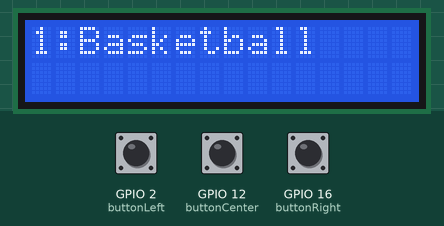
The sketch below on a simulated ESP8266 (NodeMCU). On the bench: 16×2 character LCD. The inputs (shaded band) are chosen by the test bench; at power-on: GPIO 12 (buttonCenter) LOW, GPIO 16 (buttonRight) LOW, GPIO 2 (buttonLeft) LOW. WiFi joins after 1.5 s; servers stay silent unless stated; uploads are accepted with an empty reply; what the sketch prints to the serial monitor is not drawn.

Above: at 2.7 s.
2.8 s: GPIO 12 (buttonCenter) pulled HIGH for 3.2 s
At 7.1 s:
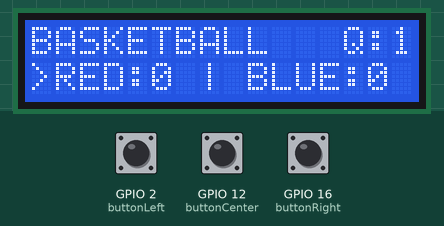
7.5 s: GPIO 16 (buttonRight) pulled HIGH for 1 s
At 9.6 s:
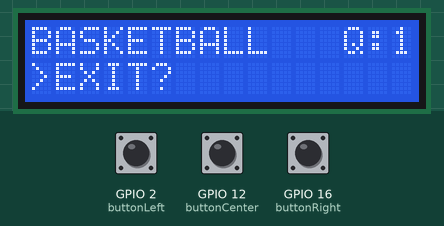
10.1 s: GPIO 2 (buttonLeft) pulled HIGH for 0.25 s
At 11.4 s:
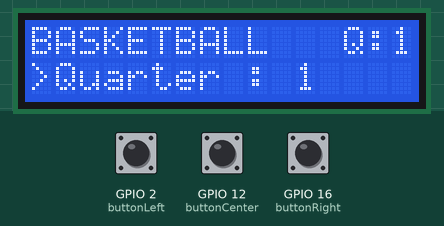
11.9 s: GPIO 12 (buttonCenter) pulled HIGH for 0.25 s
At 13.2 s:
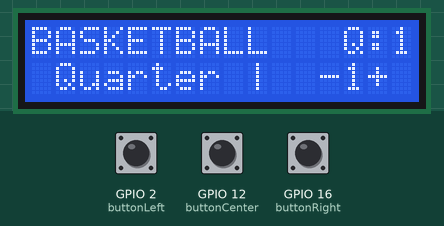
13.9 s: GPIO 16 (buttonRight) pulled HIGH for 0.25 s
At 15.4 s:
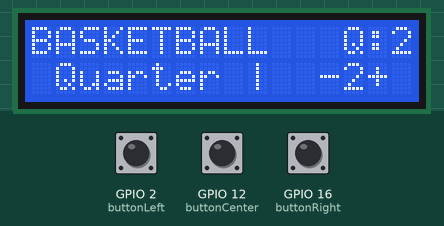
15.7 s: GPIO 2 (buttonLeft) pulled HIGH for 0.25 s
At 16.8 s:
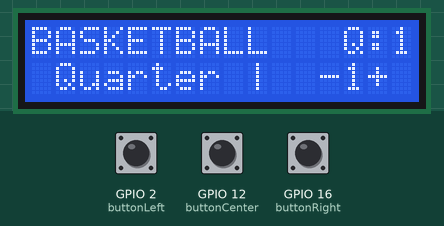
Timing chart, 0 to 18.7 s (numbered marks = the images above; inputs shaded):
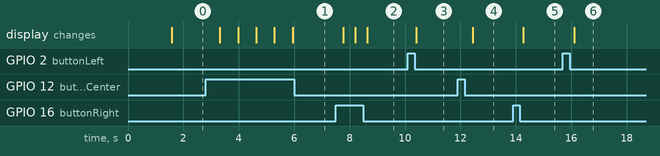

Measured:
- after the input at 2.8 s, the display: changes after 0.52 s (image 1)
- after the input at 7.5 s, the display: first changes after 0.28 s (image 2 shows a later state)
- after the input at 10.1 s, the display: changes after 0.31 s (image 3)
- after the input at 11.9 s, the display: changes after 0.55 s (image 4)
- after the input at 13.9 s, the display: changes after 0.38 s (image 5)
- after the input at 15.7 s, the display: changes after 0.40 s (image 6)

The sketch:

Scoreboard_Project.ino
```cpp
#include <Wire.h>
#include <LiquidCrystal_I2C.h>
#include <ESP8266WiFi.h>          //https://github.com/esp8266/Arduino
#include <DNSServer.h>
#include <ESP8266WebServer.h>
#include <WiFiManager.h>         //https://github.com/tzapu/WiFiManager
#include <ESP8266HTTPClient.h>
LiquidCrystal_I2C lcd(0x27, 16, 2);

WiFiClient Client;

int buttonRight = 16; // D0
int buttonRight_C = 0;

int buttonCenter = 12; //D5
int buttonCenter_C = 0;

int buttonLeft = 2; // D4
int buttonLeft_C = 0;

  int Menu = 0;
  int selectMenu = 0;
  int redscore = 0;
  int bluescore = 0;
  int selectTeam = 0;
  int selectedTeam = 0;
  int socreComplete = 0;
  int quarter = 1;
  int ballTime = 0;
  int endSport = 0;

void setup()
{
  Serial.begin(9600);
  Serial.println("System Start");
  Serial.println(Menu);
  lcd.begin();
  lcd.backlight();
  lcd.clear();

  pinMode(buttonRight, INPUT);
  pinMode(buttonCenter, INPUT);
  pinMode(buttonLeft, INPUT);

  //lcd.setCursor(0, 0); // กำหนดตำแหน่งเคอร์เซอร์ที่ แถวที่ 0 บรรทัดที่ 0
  //lcd.print("ArduinoAll TEST"); //พิมพ์ข้อความ
  //lcd.setCursor(2, 1); // กำหนดตำแหน่งเคอร์เซอร์ที่ แถวที่ 2 บรรทัดที่ 1
  //lcd.print("arduinoall.com"); //พิมพ์ข้อความ "arduinoall.com"
  //lcd.display();        //เปิดหน้าจอ
  //lcd.backlight();      //เปิดไฟ backlight
  //lcd.clear();          //ล้างหน้าจอ
  //lcd.setCursor(0, 0);  //ตั่งค่าcursor
  //lcd.print("num = ");    //แสดงข้อข้อความ

  WiFiManager wm;
  wm.autoConnect("AutoConnectAP");
  Serial.println("Connected");

}
void loop()
{
  buttonRight_C = digitalRead(buttonRight);
  buttonCenter_C = digitalRead(buttonCenter);
  buttonLeft_C = digitalRead(buttonLeft);

  if (buttonRight_C == HIGH)
  {
    Serial.println("Right Press");
    if(selectMenu == 0){Menu = Menu + 1;}

    if(selectMenu == 1 && selectedTeam == 0){selectTeam = selectTeam + 1;}

    if(selectedTeam == 1 && selectTeam == 1){bluescore = bluescore + 1;}

    if(selectedTeam == 1 && selectTeam == 0){redscore = redscore + 1;}

    if(selectedTeam == 1 && selectTeam == 2){quarter = quarter + 1;}

    if(selectedTeam == 1 && selectTeam == 2){ballTime = ballTime + 1;}

    delay(200);
  }

  if (buttonLeft_C == HIGH)
  {

    Serial.println("Left Press");

    if(selectMenu == 0){Menu = Menu - 1;}

    if(selectMenu == 1 && selectedTeam == 0){selectTeam = selectTeam - 1;}

    if(selectedTeam == 1 && selectTeam == 1){bluescore = bluescore - 1;}

    if(selectedTeam == 1 && selectTeam == 0){redscore = redscore - 1;}

    if(selectedTeam == 1 && selectTeam == 2){quarter = quarter - 1;}

    if(selectedTeam == 1 && selectTeam == 2){ballTime = ballTime - 1;}

    delay(200);
  }

  if (buttonCenter_C == HIGH)
  {
    Serial.println("Center Press");

    UpToDatabase();

    if(selectMenu == 0)
    {
      selectMenu = 1;
    }
    else if(selectMenu == 1)
    {
      selectedTeam = 1;
    }

    if (selectedTeam == 1 && socreComplete == 1)
    {
      selectedTeam = 0;
      selectTeam = 0;
      socreComplete = 0;
    }


    if (selectedTeam == 1 && selectTeam == 3)
    {
      endSport = 1;
      UpToDatabase();

      Menu = 0;
      selectMenu = 0;
      redscore = 0;
      bluescore = 0;
      selectTeam = 0;
      selectedTeam = 0;
      socreComplete = 0;
      quarter = 1;
      ballTime = 0;
      endSport = 0;
      Serial.println("ClearData");
    }

    delay(200);
  }

  if(Menu == 0 && selectMenu == 0)
  {
    lcd.clear();
    lcd.setCursor(0, 0);
    lcd.print("1:Basketball");
    delay(200);
  }

  if(Menu == 1 && selectMenu == 0)
  {
    lcd.clear();
    lcd.setCursor(0, 0);
    lcd.print("2:Football");
    delay(200);
  }

//Sport Limit
  if(Menu == -1 || Menu == 2)
  {
    if(Menu == -1){Menu = 0;}
    if(Menu == 2){Menu = 1;}
  }

//Select Limit
  if(selectTeam == -1 || selectTeam == 4)
  {
    if(selectTeam == -1){selectTeam = 0;}
    if(selectTeam == 4){selectTeam = 3;}
  }

//Quter Limit
  if(quarter <= 0 || quarter >= 5)
  {
    if(quarter <= 0){quarter = 1;}
    if(quarter >= 5){quarter = 4;}
  }

//Score Limit
  if(redscore == -1 || bluescore == -1)
  {
    if(redscore == -1){redscore = 0;}
    if(bluescore == -1){bluescore = 0;}
  }

//Ball Limit
  if(ballTime == -1 || ballTime == 2)
  {
    if(ballTime == -1){ballTime = 0;}
    if(ballTime == 2){ballTime = 1;}
  }


//BASKETBALL
  if(selectMenu == 1 && Menu == 0)
  {
    if(selectedTeam == 0 && selectTeam == 0)
    {
      lcd.clear();
      lcd.setCursor(0, 0);
      lcd.print("BASKETBALL   Q:" + String(quarter));
      lcd.setCursor(0, 1);
      lcd.print(">RED:" + String(redscore) + " | BLUE:" + String(bluescore));
      delay(200);
    }
    if(selectedTeam == 0 && selectTeam == 1)
    {
      lcd.clear();
      lcd.setCursor(0, 0);
      lcd.print("BASKETBALL   Q:" + String(quarter));
      lcd.setCursor(0, 1);
      lcd.print("RED:" + String(redscore) + " |>BLUE:" + String(bluescore));
      delay(200);
    }

    if(selectedTeam == 0 && selectTeam == 2)
    {
      lcd.clear();
      lcd.setCursor(0, 0);
      lcd.print("BASKETBALL   Q:" + String(quarter));
      lcd.setCursor(0, 1);
      lcd.print(">Quarter : " + String(quarter));
      delay(200);
    }

    if(selectedTeam == 0 && selectTeam == 3)
    {
      lcd.clear();
      lcd.setCursor(0, 0);
      lcd.print("BASKETBALL   Q:" + String(quarter));
      lcd.setCursor(0, 1);
      lcd.print(">EXIT?");
      delay(200);
    }

    if(selectedTeam == 1 && selectTeam == 0)
    {
      lcd.clear();
      lcd.setCursor(0, 0);
      lcd.print("BASKETBALL   Q:" + String(quarter));
      lcd.setCursor(0, 1);
      lcd.print("RED |  -" + String(redscore) + "+");
      delay(200);
      socreComplete = 1;
    }

    if(selectedTeam == 1 && selectTeam == 1)
    {
      lcd.clear();
      lcd.setCursor(0, 0);
      lcd.print("BASKETBALL   Q:" + String(quarter));
      lcd.setCursor(0, 1);
      lcd.print("BLUE |  -" + String(bluescore) + "+");
      delay(200);
      socreComplete = 1;
    }

    if(selectedTeam == 1 && selectTeam == 2)
    {
      lcd.clear();
      lcd.setCursor(0, 0);
      lcd.print("BASKETBALL   Q:" + String(quarter));
      lcd.setCursor(0, 1);
      lcd.print(" Quarter |  -" + String(quarter) + "+");
      delay(200);
      socreComplete = 1;
    }
  }


//FOOTBALL
 if(selectMenu == 1 && Menu == 1)
  {
    if(selectedTeam == 0 && selectTeam == 0)
    {
      lcd.clear();
      lcd.setCursor(0, 0);
      if(ballTime == 0){lcd.print("FOOTBALL     F-h");}
      else{lcd.print("FOOTBALL     S-h");}
      lcd.setCursor(0, 1);
      lcd.print(">RED:" + String(redscore) + " | BLUE:" + String(bluescore));
      delay(200);
    }
    if(selectedTeam == 0 && selectTeam == 1)
    {
      lcd.clear();
      lcd.setCursor(0, 0);
      if(ballTime == 0){lcd.print("FOOTBALL     F-h");}
      else{lcd.print("FOOTBALL     S-h");}
      lcd.setCursor(0, 1);
      lcd.print("RED:" + String(redscore) + " |>BLUE:" + String(bluescore));
      delay(200);
    }

    if(selectedTeam == 0 && selectTeam == 2)
    {
      lcd.clear();
      lcd.setCursor(0, 0);
      if(ballTime == 0){lcd.print("FOOTBALL     F-h");}
      else{lcd.print("FOOTBALL     S-h");}
      lcd.setCursor(0, 1);
      if(ballTime == 0){lcd.print(">Frist-haft");}
      else{lcd.print(">Second-half");}
      delay(200);
    }

    if(selectedTeam == 0 && selectTeam == 3)
    {
      lcd.clear();
      lcd.setCursor(0, 0);
      if(ballTime == 0){lcd.print("FOOTBALL     F-h");}
      else{lcd.print("FOOTBALL     S-h");}
      lcd.setCursor(0, 1);
      lcd.print(">EXIT?");
      delay(200);
    }

    if(selectedTeam == 1 && selectTeam == 0)
    {
      lcd.clear();
      lcd.setCursor(0, 0);
      if(ballTime == 0){lcd.print("FOOTBALL     F-h");}
      else{lcd.print("FOOTBALL     S-h");}
      lcd.setCursor(0, 1);
      lcd.print("RED |  -" + String(redscore) + "+");
      delay(200);
      socreComplete = 1;
    }

    if(selectedTeam == 1 && selectTeam == 1)
    {
      lcd.clear();
      lcd.setCursor(0, 0);
      if(ballTime == 0){lcd.print("FOOTBALL     F-h");}
      else{lcd.print("FOOTBALL     S-h");}
      lcd.setCursor(0, 1);
      lcd.print("BLUE |  -" + String(bluescore) + "+");
      delay(200);
      socreComplete = 1;
    }

    if(selectedTeam == 1 && selectTeam == 2)
    {
      lcd.clear();
      lcd.setCursor(0, 0);
      if(ballTime == 0){lcd.print("FOOTBALL     F-h");}
      else{lcd.print("FOOTBALL     S-h");}
      lcd.setCursor(0, 1);
      if(ballTime == 0){lcd.print("Frist-haft >>");}
      else{lcd.print("<< Second-half");}
      delay(200);
      socreComplete = 1;
    }
  }
}

void UpToDatabase()
{
  HTTPClient http;
  http.begin(Client,"http://192.168.235.247/ScoreboardProject/addScore.php");
  http.addHeader("Content-Type", "application/x-www-form-urlencoded");
  int httpCode = http.POST("sport=" +  String(Menu) +
                           "&redscore=" + String(redscore) +
                           "&bluescore=" + String(bluescore) +
                           "&ballTime=" + String(ballTime) +
                           "&quarter=" + String(quarter) +
                           "&endSport=" + String(endSport));

  //http://192.168.235.247/ScoreboardProject/addScore.php?sport=%22Sport%22&redscore=0&bluescore=0&ballTime=0&quarter=1&endSport=0
  //http://localhost/ScoreboardProject/addScore.php?sport=%22Sport%22&redscore=0&bluescore=0&ballTime=0&quarter=1&endSport=0

  Serial.println("sport=" +  String(Menu) +
                  "&redscore=" + String(redscore) +
                  "&bluescore=" + String(bluescore) +
                  "&ballTime=" + String(ballTime) +
                  "&quarter=" + String(quarter) +
                  "&endSport=" + String(endSport));

  if (httpCode > 0) {
    Serial.printf("[HTTP] GET... code: %d\n", httpCode);
    if (httpCode == HTTP_CODE_OK) {
      String payload = http.getString();
      Serial.println(payload);
    }
  } else {
    //Can't Connect
    Serial.printf("[HTTP] GET... failed, error: %s\n", http.errorToString(httpCode).c_str());
  }
} 
```
